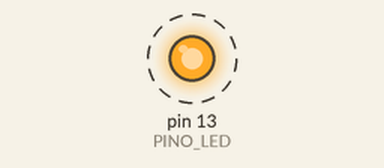
Simulated run of this sketch. Board: Arduino Uno, built with avr-gcc and run on an emulated ATmega328P. Parts: output pins drawn as LEDs (lit = HIGH). Dashed ring = blinking.

Above: at 0.5 s.
Timing chart, 0 to 4.6 s (numbered marks = the images above):
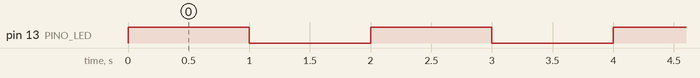

The sketch:

led.ino
```cpp
#include "led.h"

void setup() {
    iniciarLed();
}

void loop() {
    piscarLed();
}
```

led.cpp
```cpp
#include "led.h"
#include <Arduino.h>

#define PINO_LED 13

void iniciarLed() {
    pinMode(PINO_LED, OUTPUT);
}

void piscarLed() {
    digitalWrite(PINO_LED, HIGH);
    delay(1000);
    digitalWrite(PINO_LED, LOW);
    delay(1000);
}
```

led.h
```cpp
#ifndef LED_H
#define LED_H

void iniciarLed();
void piscarLed();

#endif
```

Measured:
- by itself, pin 13 (PINO_LED): alternates HIGH for 1.0 s and LOW for 1.0 s
